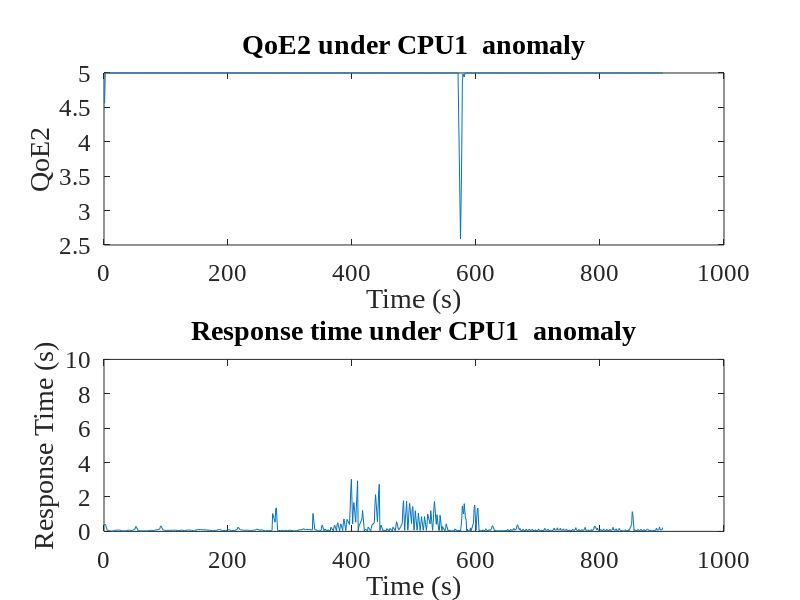
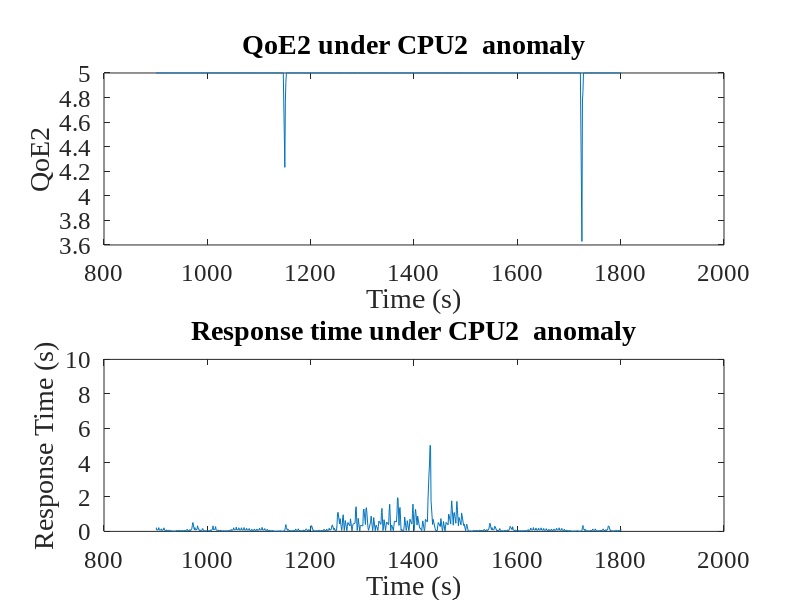
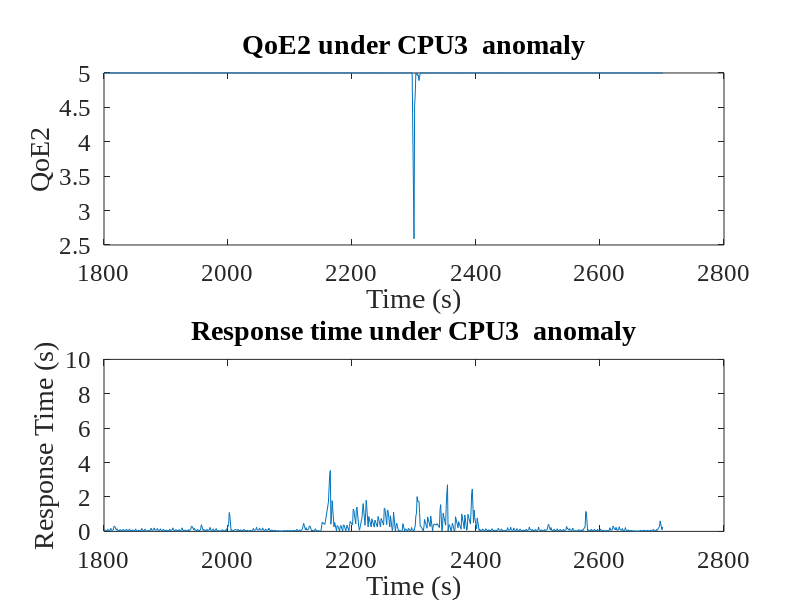
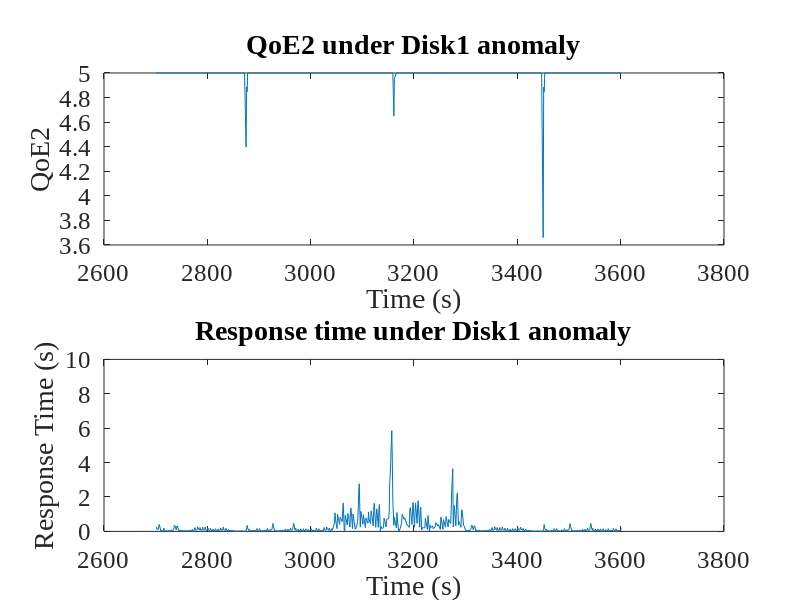

The MATLAB script that drew these images, in order:
clc;
close all;

load results;
responseTime=responseTime(yindex);
RTS=TS(yindex);
RTS=RTS-RTS(1)+1;
figure;
plot(RTS, responseTime);
set(gca, 'FontName', 'Times New Roman', 'FontSize', 18);

figure;
plot(RTS, QoE2);
set(gca, 'FontName', 'Times New Roman', 'FontSize', 18);

%% group 1 experiments
anomalies=char('CPU1', 'CPU2', 'CPU3','Disk1','Disk2','Disk3','Mem1','Mem2');
T1=900;
startTime=1;
ind0=min(find(RTS>=startTime));
for i=1:8
    ind1=min(find(RTS>=startTime+T1*i));
    figure;
    subplot(2,1,1);
    plot(RTS(ind0:ind1), QoE2(ind0:ind1));
    set(gca, 'FontName', 'Times New Roman', 'FontSize', 18);
    ylabel('QoE2');
    xlabel('Time (s)');
    title(sprintf('QoE2 under %s anomaly', anomalies(i,:)));
    subplot(2,1,2);
    plot(RTS(ind0:ind1), responseTime(ind0:ind1));
    set(gca, 'FontName', 'Times New Roman', 'FontSize', 18);
    ylabel('Response Time (s)');
    xlabel('Time (s)');
    ylim([0 10]);
    title(sprintf('Response time under %s anomaly', anomalies(i,:)));
    figfile=sprintf('graphs/QoE2RT_%s', anomalies(i,:));
    print(figfile,'-dpng','-r800');
    ind0=ind1;
end

startTime=1;
ind0=min(find(RTS>=startTime));
for i=1:8
    ind1=min(find(RTS>=startTime+T1*i));
    figure;
    subplot(2,1,1);
    plot(RTS(ind0:ind1), QoE2(ind0:ind1));
    set(gca, 'FontName', 'Times New Roman', 'FontSize', 18);
    ylabel('QoE2');
    xlabel('Time (s)');
    title(sprintf('QoE2 under %s anomaly', anomalies(i,:)));
    subplot(2,1,2);
    plot(RTS(ind0:ind1), estimate(ind0:ind1));
    set(gca, 'FontName', 'Times New Roman', 'FontSize', 18);
    ylabel(' Estimated Response Time (s)');
    xlabel('Time (s)');
    ylim([0 10]);
    title(sprintf('Estimated response time under %s anomaly', anomalies(i,:)));
    figfile=sprintf('graphs/QoE2EstimatedRT_%s', anomalies(i,:));
    print(figfile,'-dpng','-r800');
    ind0=ind1;
end

xtt=value-value(1)+1;
figure;
plot(xtt, tt);
set(gca, 'FontName', 'Times New Roman', 'FontSize', 18);
ylabel('Training Time (s)');
xlabel('Time');
title('Cost time for training the model');
figfile='graphs/traintime';
print(figfile,'-dpng','-r800');